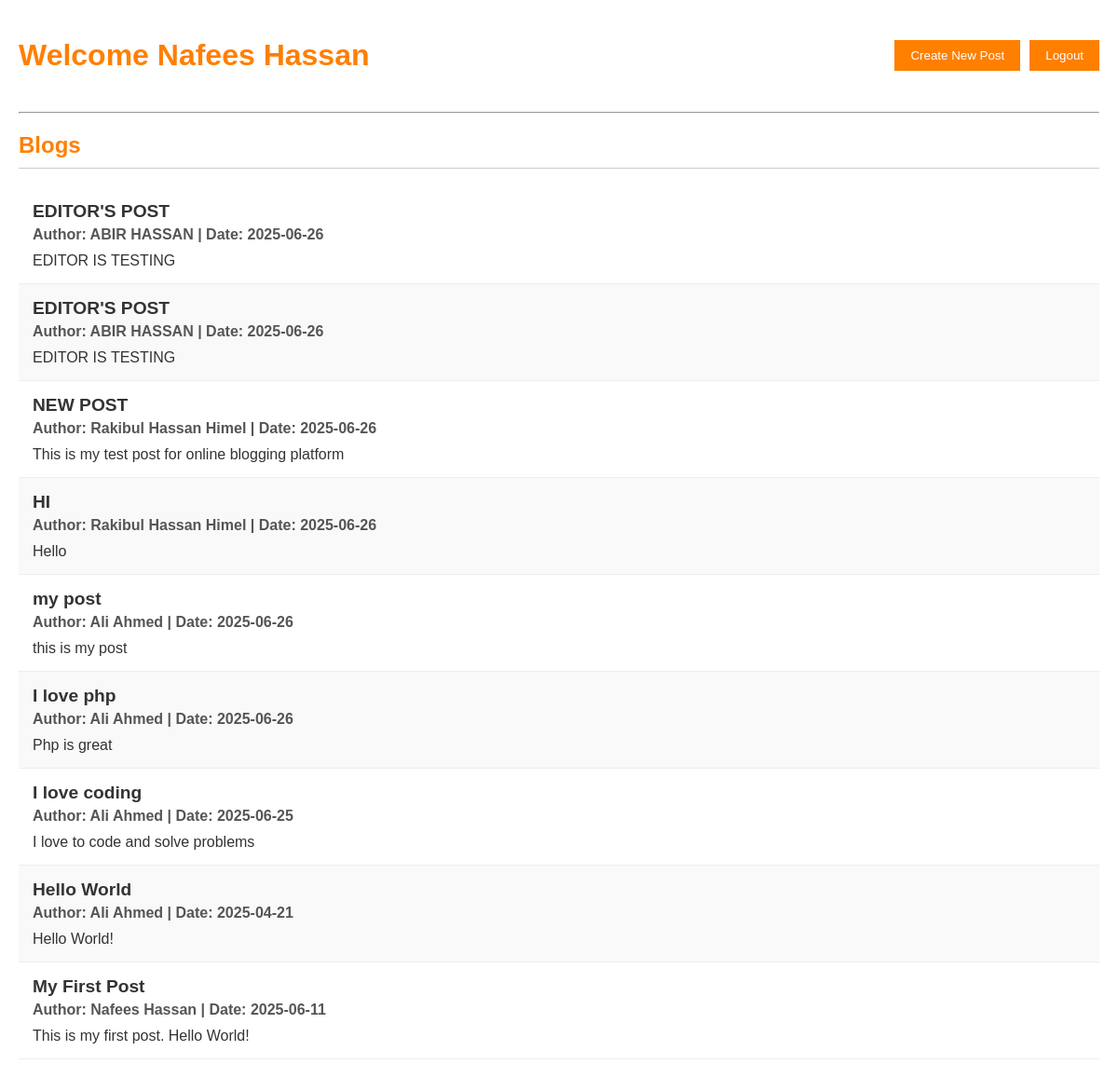
Screenshot of /home.php (signed in) with the database file from the repository.
### tables this page shows
CREATE TABLE `posts` (
  `ID` int(4) NOT NULL,
  `FULLNAME` text NOT NULL,
  `DATEOFPOST` date NOT NULL,
  `TITLE` text NOT NULL,
  `POSTBODY` text NOT NULL
);

### home.php (the view, shortened to what this page needs)
<?php
$conn = new mysqli("localhost", "root", "", "db_blog");
$sql = "SELECT * FROM POSTS ORDER BY ID DESC";
$result = $conn->query($sql);
$posts = $result->fetch_all(MYSQLI_ASSOC);
?>
<!DOCTYPE html>
<html>
<head>
</head>
<body>
    <div class="header-section">
        <h1>Welcome <?php echo htmlspecialchars($_SESSION['fullname']); ?></h1>
        <div class="button-group">
            <form action="newpost.php">
                <button>Create New Post</button>
            </form>
            <form method="post">
                <button type="submit" name="logout" value="logout">Logout</button>
            </form>
        </div>
    </div>
    <hr>
    <h2>Blogs</h2>
    <div class="posts-container">
        <?php foreach ($posts as $post): ?>
            <div class="post-row">
                <div class="post-title"><?php echo htmlspecialchars($post['TITLE']); ?></div>
                <div class="post-meta">
                    Author: <?php echo htmlspecialchars($post['FULLNAME']); ?> |
                    Date: <?php echo htmlspecialchars($post['DATEOFPOST']); ?>
                </div>
                <div class="post-content"><?php echo htmlspecialchars($post['POSTBODY']); ?></div>
            </div>
        <?php endforeach; ?>
    </div>
</body>
</html>

### home.php (style rules this page uses)
body { font-family: Arial, sans-serif; margin: 20px; }
.header-section { display: flex; justify-content: space-between; align-items: center; margin-bottom: 20px; }
.button-group { display: flex; gap: 10px; }
button { padding: 8px 16px; cursor: pointer; }
h2 { border-bottom: 1px solid #ccc; padding-bottom: 10px; }
.post-row { padding: 15px; border-bottom: 1px solid #eee; }
.post-row:nth-child(even) { background-color: #f9f9f9; }
.post-row:nth-child(odd) { background-color: #ffffff; }
.post-title { font-size: 1.2em; font-weight: bold; margin-bottom: 5px; }
.post-meta { font-weight: bold; color: #555; margin-bottom: 10px; }
.post-content { margin-top: 10px; }
body { background-color: #ffffff; font-family: Arial, sans-serif; color: #333; }
h1, h2, h3, h4 { color: #ff7f00; font-family: Arial, sans-serif; }
button { background-color: #ff7f00; color: #ffffff; border: 1px solid #ff7f00; cursor: pointer; transition: 0.3s ease; }

### rows the page displays
posts: TITLE "EDITOR'S POST", FULLNAME "ABIR HASSAN", DATEOFPOST "2025-06-26", POSTBODY "EDITOR IS TESTING"
posts: TITLE "EDITOR'S POST", FULLNAME "ABIR HASSAN", DATEOFPOST "2025-06-26", POSTBODY "EDITOR IS TESTING"
posts: TITLE "NEW POST", FULLNAME "Rakibul Hassan Himel", DATEOFPOST "2025-06-26", POSTBODY "This is my test post for online blogging platform"
posts: TITLE "HI", FULLNAME "Rakibul Hassan Himel", DATEOFPOST "2025-06-26", POSTBODY "Hello"
posts: TITLE "my post", FULLNAME "Ali Ahmed", DATEOFPOST "2025-06-26", POSTBODY "this is my post"
posts: TITLE "I love php", FULLNAME "Ali Ahmed", DATEOFPOST "2025-06-26", POSTBODY "Php is great"
posts: TITLE "I love coding", FULLNAME "Ali Ahmed", DATEOFPOST "2025-06-25", POSTBODY "I love to code and solve problems"
posts: TITLE "Hello World", FULLNAME "Ali Ahmed", DATEOFPOST "2025-04-21", POSTBODY "Hello World!"
posts: TITLE "My First Post", FULLNAME "Nafees Hassan", DATEOFPOST "2025-06-11", POSTBODY "This is my first post. Hello World!"

### other values shown
$_SESSION['fullname'] "Nafees Hassan"
